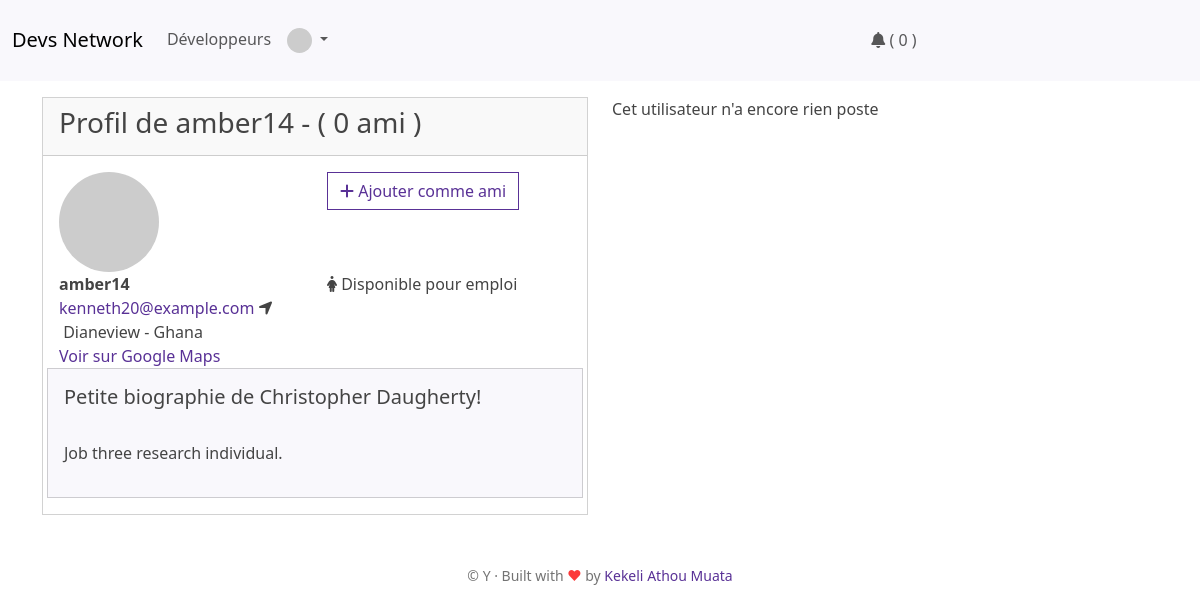
The page /users/profile/73/ (signed in) on the database its author committed.
### devs/models.py (models this page shows, shortened)
class User(UserMixin, db.Model):
    id = db.Column(db.Integer, primary_key=True)
    name = db.Column(db.String(255))
    pseudo = db.Column(db.String(50), index=True, unique=True)
    email = db.Column(db.String(120), index=True, unique=True)
    password_hash = db.Column(db.String(255))
    has_been_confirmed = db.Column(db.Boolean, default=False)
    created_at = db.Column(db.DateTime, default=datetime.utcnow)
    city = db.Column(db.String(255))
    profile_img = db.Column(db.String(255))
    country = db.Column(db.String(255))
    sex = db.Column(db.String(1))
    twitter = db.Column(db.String(255))
    github = db.Column(db.String(255))
    available_for_hiring = db.Column(db.Boolean, default=False)
    bio = db.Column(db.Text)
    codes = db.relationship('Code', backref='owner', lazy=True)
    posts = db.relationship('Post', backref='author', lazy=True)
    user_sender = db.relationship('FriendRelationship', backref='sender', primaryjoin=id == FriendRelationship.fk_user_sender)
    user_receiver = db.relationship('FriendRelationship', backref='receiver', primaryjoin=id == FriendRelationship.fk_user_receiver)
    def set_avatar(self, size):
        digest = md5(self.email.lower().encode('utf-8')).hexdigest()
        return f'https://www.gravatar.com/avatar/{digest}?d=identicon&s={size}'
    def friends(self):
        user_friends = FriendRelationship.query.filter(
                    and_(
                        or_(FriendRelationship.fk_user_sender==self.id,
                                FriendRelationship.fk_user_receiver==self.id),
                        FriendRelationship.status=='1')).all()
        return user_friends
    def get_unread_notifs(self):
        return Notification.query.filter_by(subject_id=self.id, seen='0').all()

### devs/users/routes.py (the view, shortened to what this page needs)
@bp.route('/profile/<int:id>/', methods=['GET', 'POST'])
@login_required
def profile(id):
    user = get_user(id)
    if not user:
        return redirect(url_for('main.homepage'))
    posts = Post.query \
        .filter_by(user_id=user.id).all()
    friends = []
    for friendship in user.friends():
        if friendship.sender != user:
            friends.append(friendship.sender)
    for friendship in user.friends():
        if friendship.receiver != user:
            friends.append(friendship.receiver)
    for friend in friends:
        friend_posts = Post.query.filter_by(author=friend).all()
        if friend_posts:
            posts.extend(friend_posts)
        posts = sorted(posts, key=lambda x: x.created_at, reverse=True)
    form = PostForm()
    return render_template('users/user_profile.html',
                           form=form,
                           user=user,
                           posts=posts,
                           tilte='Mon Profil',
                           relation_link_to_display=relation_link_to_display
                           )

### devs/main/routes.py (called while the page is built)
@bp.before_app_request
def before_request():
    g.locale = str(get_locale())

### devs/models.py (called while the page is built)
@login.user_loader
def load_user(id):
    return User.query.get(int(id))

### devs/users/friends_relationships.py (called while the page is built, shortened)
def relation_link_to_display(user_in, other_user):
    friend_relationship = FriendRelationship.query.filter(
        or_(
            and_(FriendRelationship.fk_user_sender == user_in,
                 FriendRelationship.fk_user_receiver == other_user),
            and_(
                FriendRelationship.fk_user_sender == other_user, FriendRelationship.fk_user_receiver == user_in)
        )).first()
    if friend_relationship is None:
        return "add_relation_link"

### devs/users/routes.py (called while the page is built)
def get_user(user_id):
    user = User.query.get(user_id)
    return user

### devs/templates/users/user_profile.html (shortened to what this page needs)
{% extends 'layouts/base.html' %}
{% block content %}
<div class="container">
    <div class="row mt-3">
        <div class="col-md-6">
            <div class="card">
                <div class="card-header">
                    <h3 class="card-title">Profil de {{ user.pseudo }} -
                        ( {{ user.friends()|length }} {% if user.friends()|length > 1 %} {{ _('amis') }} {% else %} {{ _('ami') }} {% endif %} )</h3>
                </div>
                <div class="card-body">
                    <div class="row">
                        <div class="col-sm-6">
                            <img alt="image de profil de {{ user.pseudo }}"
                                 class="rounded-circle avatar-md"
                                 src="
                                {% if user.profile_img %}
                                  {{ url_for('static', filename='img/users/profile_pics/' ~ user.id ~ '/' ~ user.profile_img) }}
                                {% else %}
                                    {{ user.set_avatar(100) }}
                                {% endif %}
                            ">
                        </div>
                        <div class="col-sm-6">
                            {% if user.id != current_user.id %}
                                {% include 'users/_relation_links.html' %}
                            {% endif %}
                        </div>
                    </div>
                    <div class="row">
                        <div class="col-sm-6">
                            <strong>{{ user.pseudo }}</strong><br>
                            <a href="mailto:{{ user.email }}">{{ user.email }}</a>
                            {% if user.city and user.country %}
                            <i class="fa fa-location-arrow"></i>&nbsp;{{ user.city }} - {{ user.country }} <br>
                            {% endif %}
                            <a href="https://www.google.com/maps?q={{ user.city }}+{{ user.country }}" target="_blank">{{
                                _('Voir sur Google Maps') }}</a>
                        </div>
                        <div class="col-sm-6">
                            {% if user.sex == "H" %} <i class="fa fa-male"></i> {% else %} <i class="fa fa-female"></i>
                            {% endif %}
                            {% if user.available_for_hiring %}
                            {{ _('Disponible pour emploi') }}
                            {% else %}
                            {{ _('Non disponible pour emploi') }}
                            {% endif %}
                        </div>
                    </div>
                    <div class="row">
                        <div class="col-md-12 card card-body bg-light">
                            <h5> {{ _('Petite biographie de %(username)s!', username=user.name) }} </h5>
                            <p>
                                {% if user.bio %}
                                {% for line in user.bio.split('\n')%}
                                <br/>{{ line }}
                                {% endfor %}
                                {% else %}
                                {{ _('Aucune biographie pour le moment...') }}
                                {% endif %}
                            </p>
                        </div>
                    </div>
                </div>
            </div>
        </div>
        <div class="col-md-6">
            {% if posts|length != 0 %}
            {% for post in posts %}
            {% include 'posts/_post.html' %}
            {% endfor %}
            {% else %}
            <p>{{ _(" Cet utilisateur n'a encore rien poste ") }}</p>
            {% endif %}
        </div>
    </div>
</div>
{% endblock %}

### devs/static/assets/css/main.css (style rules this page uses)
a { text-decoration: none; }
.avatar-md { border-radius: 100%; height: 100px; width: 100px; }

### rows shown on the page
User: pseudo "amber14", email "kenneth20@example.com", city "Dianeview", country "Ghana", bio "Job three research individual."

### other values the page prints
{{ WEBSITE_NAME }} "Devs Network"
{{ user.friends()|length }} "0"
{{ moment().format('Y') }} "Y"
